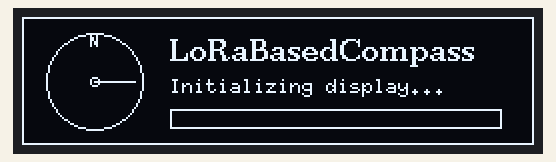
Recording of a sketch running on a simulated ESP32. Parts: 256×64 one-colour display.

Above: at 0.24 s.
At 4.2 s:
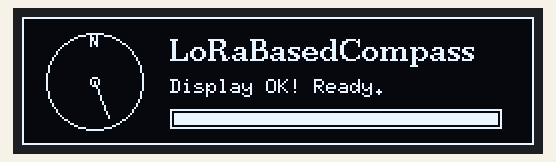
At 9.1 s:
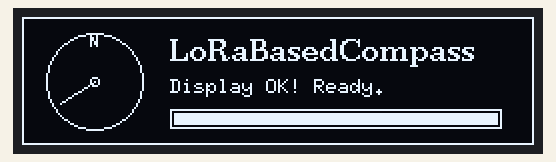
At 19.0 s:
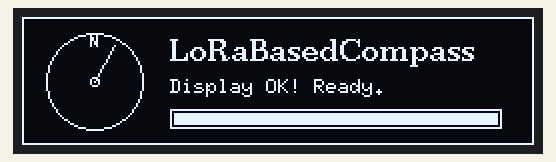
At 28.9 s:
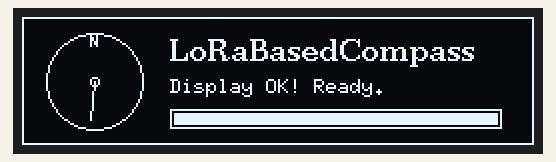
At 38.8 s:
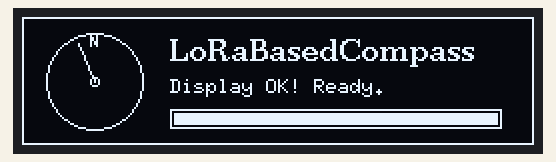

The sketch:

oled_test.ino
```cpp
#include <Arduino.h>
#include <U8g2lib.h>
#include <Wire.h>

U8G2_SH1122_256X64_F_HW_I2C u8g2(U8G2_R0, U8X8_PIN_NONE);

int progress = 0;
float angle = 0.0;

void setup() {
  Serial.begin(115200);
  Wire.begin(21, 22);
  u8g2.begin();
}

void loop() {
  u8g2.clearBuffer(); // Clear internal memory

  // Draw border
  u8g2.drawFrame(0, 0, 256, 64);

  // Draw compas on the left
  int cx = 36;
  int cy = 32;
  int r = 24;
  u8g2.drawCircle(cx, cy, r);
  u8g2.drawCircle(cx, cy, 2);

  // Calculate rotating needle tip
  int nx = cx + cos(angle) * (r - 4);
  int ny = cy + sin(angle) * (r - 4);
  u8g2.drawLine(cx, cy, nx, ny);


  u8g2.setFont(u8g2_font_5x7_tr);
  u8g2.drawStr(cx - 2, cy - r + 7, "N");

  // Draw ttext on the right
  u8g2.setFont(u8g2_font_ncenB10_tr);
  u8g2.drawStr(74, 22, "LoRaBasedCompass");

  u8g2.setFont(u8g2_font_6x10_tr);
  if (progress < 100) {
    u8g2.drawStr(74, 38, "Initializing display...");
  } else {
    u8g2.drawStr(74, 38, "Display OK! Ready.");
  }

  // Loading Bar at the bottom right
  u8g2.drawFrame(74, 46, 166, 10);
  int fillWidth = map(progress, 0, 100, 0, 162);
  u8g2.drawBox(76, 48, fillWidth, 6);

  u8g2.sendBuffer(); // Push frame to the screen

  // Update animation states
  angle += 0.15;
  if (angle > 6.283) angle = 0;

  progress += 2;
  if (progress > 100) {
    delay(800);
    progress = 0;
  }

  delay(30); // ~30 FPS animation speed
}
```

Measured:
- what the display in image 1 shows lasts 0.9 s, from 4.1 s to 5.0 s
